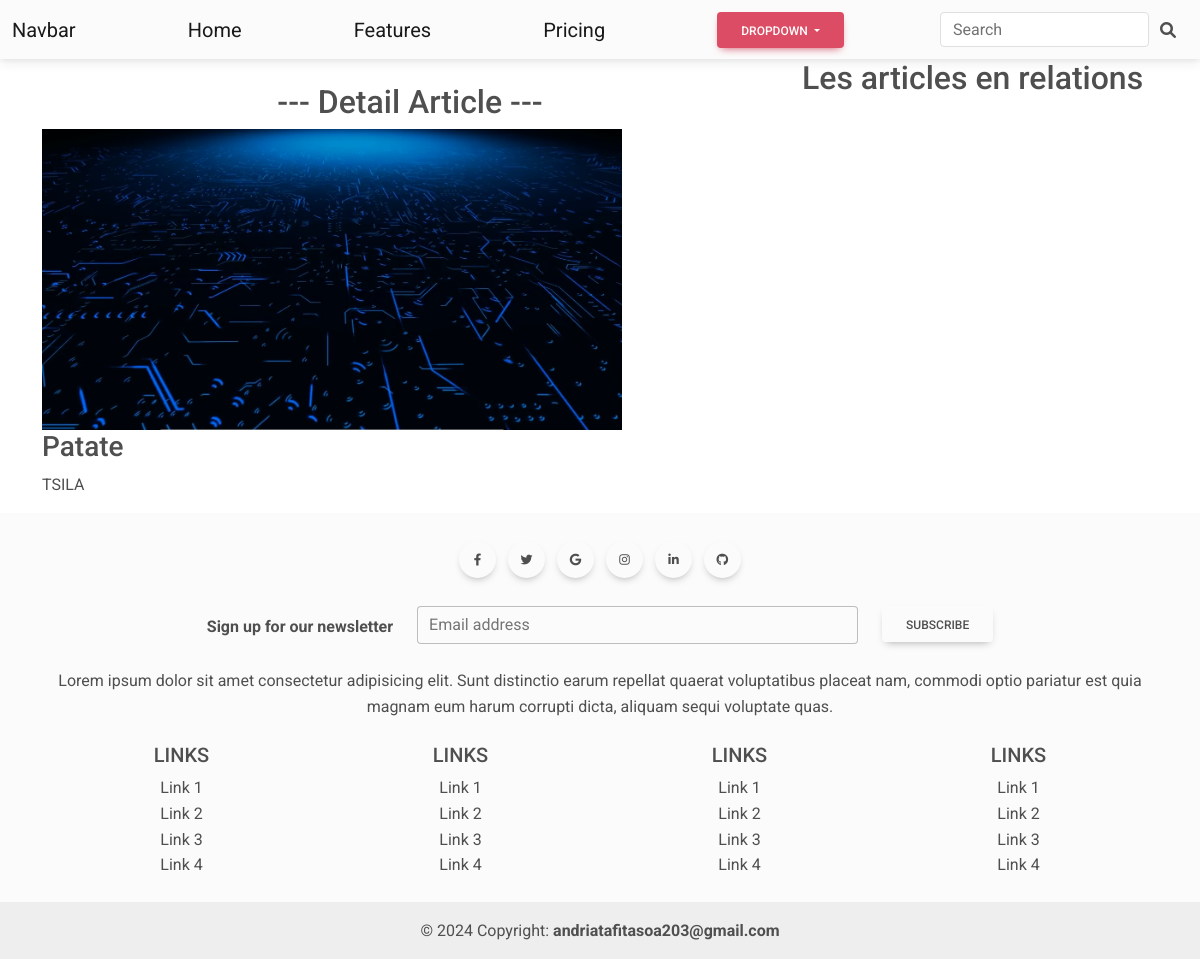
Before: /article/8 with the older database file.
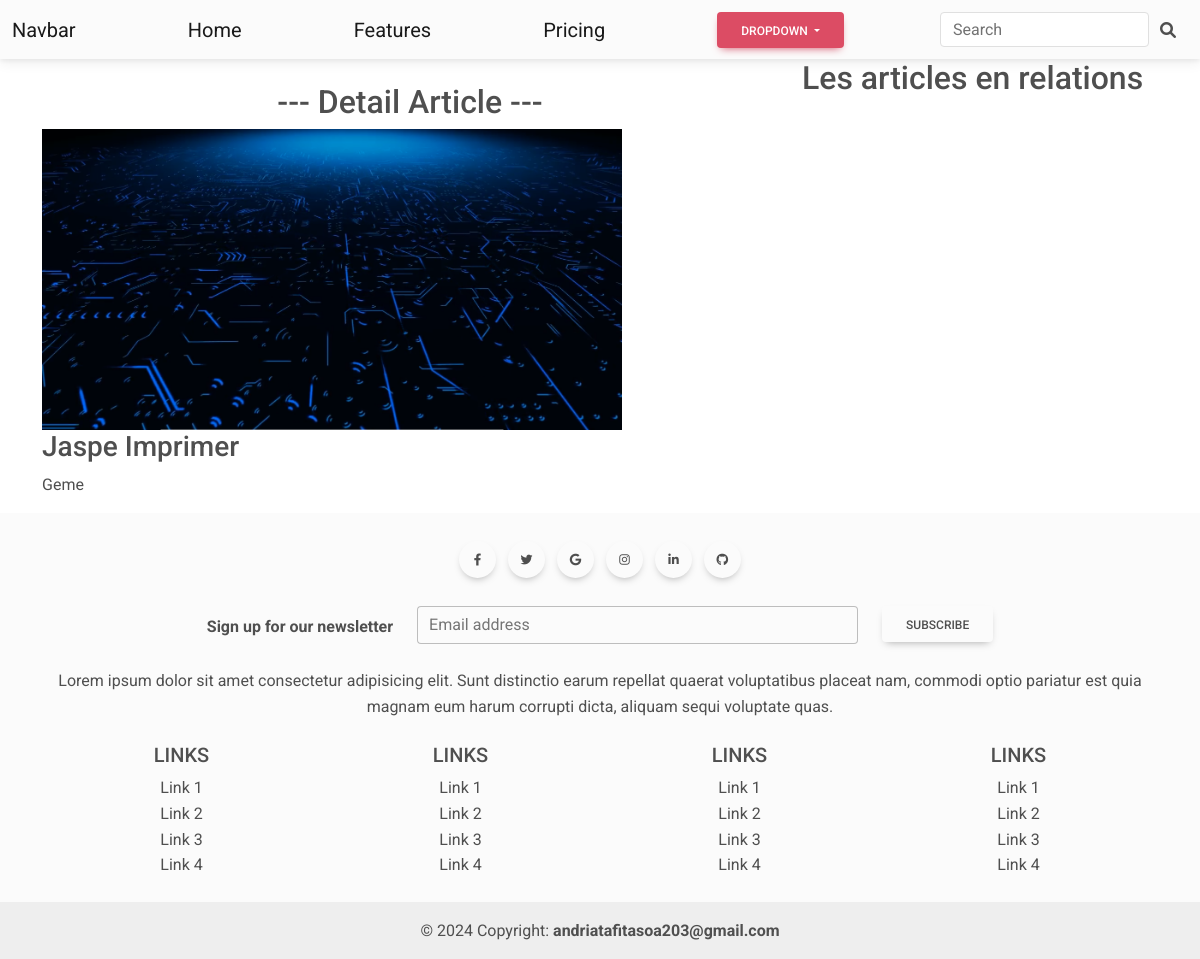
After: the same page with the newer database file.
### blog/models.py (models this page shows, shortened)
class Article(models.Model):
    title = models.CharField(max_length=50)
    category = models.ForeignKey(Category, on_delete=models.CASCADE)
    desc = models.TextField()
    image = models.ImageField()
    created_at = models.DateTimeField(auto_now_add=True)
    updated_at = models.DateTimeField(auto_now=True)

class Category(models.Model):
    name = models.CharField(max_length=120)
    def __str__(self) -> str:
        return self.name

### blog/views.py (the view)
# urls.py: path("article/<int:id_article>", detail, name = "detail"),
def detail(request, id_article):
    article = Article.objects.get(id = id_article)
    return render(request, "detail.html", {"article": article})

### blog/templates/detail.html
{% extends "base.html" %}
{% block content %}
<div class = "container">
  <div class = "row">
    <div class = "col-md-8">
      <h2 class = 'text-center mt-4'>--- Detail Article ---</h2>
      <img src= "{{article.image.url}}" style = "max-width: 580px">
      <h3>{{article.title}}</h3>
      <p> {{article.category}}</p>
    </div>
    <div class = "col-md-4">
    <h2>Les articles en relations</h2>
    </div>
  </div>
</div>
{% endblock%}

Changed rows visible on the page:
changed Article: title "Patate" → "Jaspe Imprimer"; category "TSILA" → "Geme"
